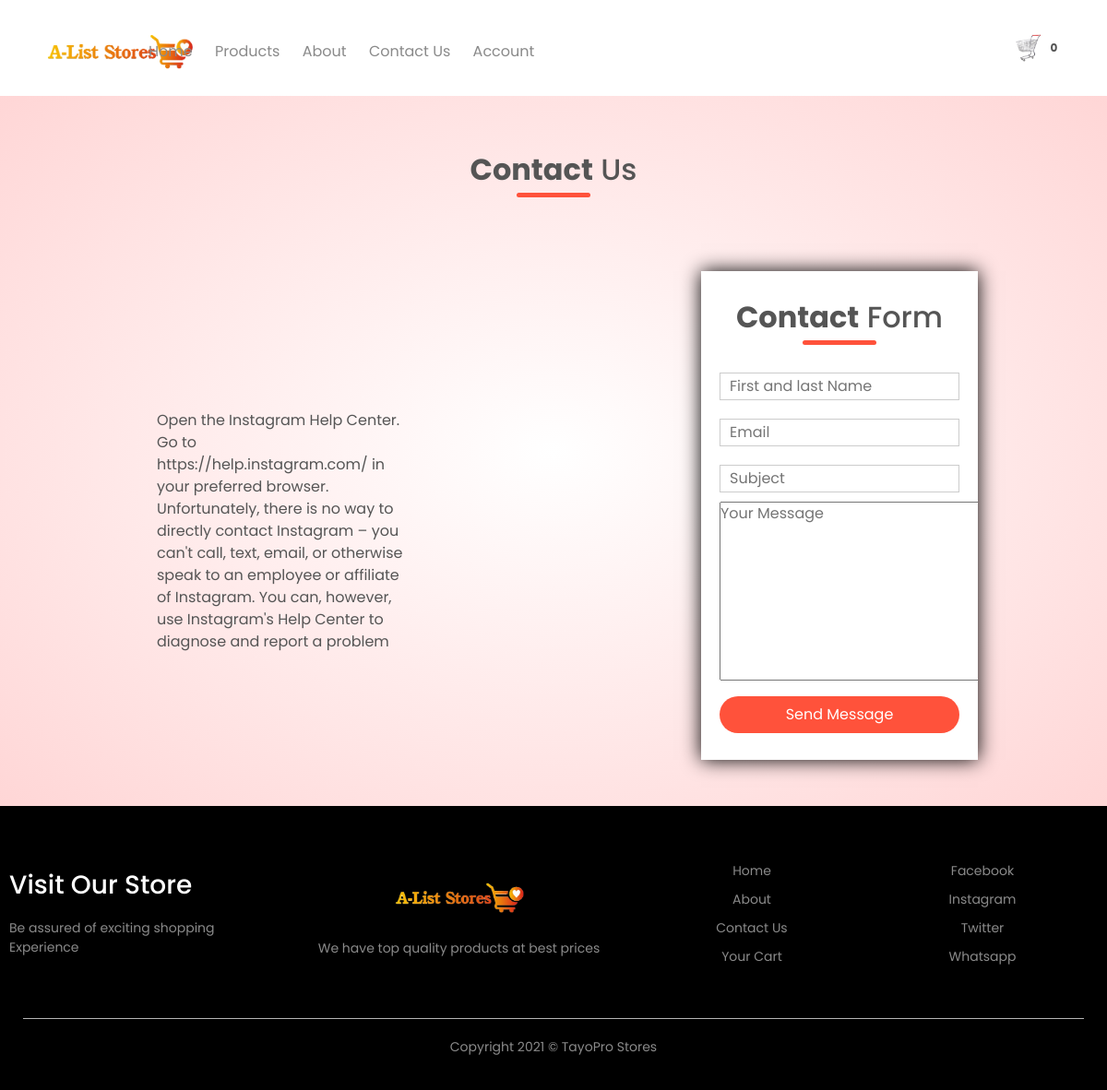
Page /contact/ on the committed database.
### home/models.py (models this page shows, shortened)
class Setting (models.Model):
    STATUS = (
        ('True', 'True'),
        ('False', 'False'),
    )
    title = models.CharField (max_length=100)
    keywords = models.CharField (max_length=255)
    description = models.CharField (max_length=255, null=True)
    company = models.CharField (max_length=50, null=True)
    address = models.CharField (max_length=50, null=True)
    phone = models.CharField (null=True, max_length=15)
    email = models.CharField (blank=True, max_length=50)
    icon = models.ImageField (blank=True, null=True, upload_to = 'images/')
    logo = models.ImageField (blank=True, null=True, upload_to = 'images/')
    cart_icon = models.ImageField (blank=True, null=True, upload_to = 'images/')
    menu_icon = models.ImageField (blank=True, null=True, upload_to = 'images/')
    facebook = models.CharField (blank=True, max_length=50)
    instagram = models.CharField (blank=True, max_length=50)
    twitter = models.CharField (blank=True, max_length=50)
    created_at = models.DateTimeField (auto_now_add=True)
    updated_at = models.DateTimeField (auto_now=True)
    about = RichTextUploadingField (blank=True)
    about2 = RichTextUploadingField (blank=True, default = 'This is Alist Store. The store with the best of the best products to offer.')
    contact = RichTextUploadingField (blank=True)
    status = models.CharField (max_length=10, choices=STATUS)

### home/views.py (the view)
# urls.py: path('contact/', views.contact, name= 'contact'),
def contact (request):
    if request.method == 'POST':
        form = ContactForm(request.POST)
        if form.is_valid():
            form.save()
            messages.success(request, "Your message has been sent! Our Customer Service Team will reach you soon.")
            return redirect ('/contact')
    setting = Setting.objects.get(pk=1)
    form = ContactForm
    brands = Brand.objects.all()
    context = {'setting': setting,
                'form': form,
                'brands': brands,
    }
    return render (request, 'contact.html', context)

### home/context_processor.py (called while the page is built)
def cartcount(request):
    cartcount = ShopCart.objects.filter(order_placed=False).filter(user__username=request.user.username)
    total_quantity = 0
    for item in cartcount:
        total_quantity += item.quantity
    context = {'itemcount': total_quantity}
    return context

### home/templates/contact.html (shortened to what this page needs)
{% extends 'base.html' %}
{% block header %} {% include "acheader.html" %} {% endblock header %}
{% block content %}
<div class="account-page">
    <div class="container">
        <h2 class="title"><strong>Contact</strong> Us</h2>
        <div class="row">
            <div class="col-2" style="padding-top: 50px;">
                {{setting.contact|safe}}
            </div>
            <div class="col-2">
                <div class="form-container" style="height: 530px;">
                    <h2 class="title"><strong>Contact</strong> Form</h2>
                    <form  action="{% url 'contact' %}" method="POST">
                        <input type="text" placeholder="First and last Name" name="name">
                        <input type="email" placeholder="Email" name="email">
                        <input type="text" placeholder="Subject" name="subject">
                        <textarea name="message" placeholder="Your Message" cols="30" rows="8"></textarea>
                        <button type="submit" class="buttons">Send Message</button>
                    </form>
                </div>
            </div>
        </div>
    </div>
</div>
{% endblock content %}
{% block footer %}  {% include "footer.html" %} {% endblock footer %}

### users/templates/acheader.html (shortened to what this page needs)
<div class="container">
    <div class="header">
        <div class="logo">
            <a href="{% url 'index' %}"><img src="{{setting.logo.url}}" alt="company logo here"></a>
        </div>
        <div class="navbar">
            <ul id="MenuItems">
                    <li><a href="{% url 'index' %}">Home</a></li>
                    <li><a href="{% url 'category' %}">Products</a></li>
                {% if user.id is not None %}
                    <li><a href="{% url 'user' %}"><img src="{{profile.image.url}}" alt="" style="border-radius: 30px; height:50px"></a></li>
                    <li>
                       welcome!<a href="{% url 'user' %}">
                            {% if request.user.first_name %}
                                <p><strong> {{request.user.first_name}}</strong></p>
                            {% else %}
                                <p><strong>{{request.user.username}}</strong></p>
                            {% endif %}
                       </a>
                    <li><a href="{% url 'logoutfunc' %}">Logout</a></li>
                    <li><a href="">Change Password</a></li>
                {% else %}
                    <li><a href="{% url 'about' %}">About</a></li>
                    <li><a href="{% url 'contact' %}">Contact Us</a></li>
                    <li><a href="{% url 'accountform' %}">Account</a></li>
                {% endif %}
            </ul>
        </div>
        <a href="{% url 'order:shopcart' %}"><img src="{{setting.cart_icon.url}}" alt="shop cart" width="30px" height="30px">
            {% if itemcount > 0 %}
                <span class="badge red z-depth-1 mr-1">{{ itemcount }}</span>
            {% else %}
                <span class="badge red z-depth-1 mr-1">0</span>
            {% endif %}
        </a>
    </div>
</div>

### home/templates/footer.html
 <div class="footer">
    <div class="container">
        <div class="row">
            <div class="footer-col-1">
                <h3>Visit Our Store</h3>
                <p>Be assured of exciting shopping Experience </p>
            </div>
            <div class="footer-col-2">
                <a href="{% url 'index' %}"><img src="{{setting.logo.url}}"></a>
                <p>We have top quality products at best prices</p>
            </div>
            <div class="footer-col-3">
                <ul>
                    <li><a href="{% url 'index' %}">Home</a></li>
                    <li><a href="{% url 'about' %}">About</a></li>
                    <li><a href="{% url 'contact' %}">Contact Us</a></li>
                    <li><a href="{% url 'order:shopcart' %}">Your Cart</a></li>
                </ul>
            </div>
            <div class="footer-col-4">
                <ul>
                    <li><a href="">Facebook</a></li>
                    <li><a href="">Instagram</a></li>
                    <li><a href="">Twitter</a></li>
                    <li><a href="">Whatsapp</a></li>
                </ul>
            </div>
        </div>
        <hr>
        <p class="copyright">Copyright 2021 &copy; TayoPro Stores</p>
    </div>
</div>

### home/static/css/main1.css (style rules this page uses)
* { padding: 0; margin: 0; box-sizing: border-box; }
body { font-family: 'Poppins', sans-serif; }
.container { max-width: 1300px; margin: auto; padding: 0 25px; }
.header { display: flex; align-items: center; padding: 20px; }
.logo { width: 100px; }
.logo img { width: 170px; }
.navbar { flex: 1; text-align: right; }
.navbar li { display: inline-block; margin-right: 20px; }
a { text-decoration: none; color: #555; }
p { color: #555; }
.row { display: flex; align-items: center; flex-wrap: wrap; justify-content: space-around; }
.col-2 { flex-basis: 50%; min-width: 300px; }
.buttons { display: inline-block; background: #ff523b; color: white; text-decoration: none; padding: 8px 30px; margin: 30px 0; border-radius: 30px; }
.title { text-align: center; margin: 0 auto 80px; position: relative; line-height: 60px; color: #555; }
.title::after { content: ''; background: #ff523b; width: 80px; height: 5px; border-radius: 5px; position: absolute; bottom: 0; left: 50%; transform: translateX(-50%); }
.footer { background: black; color: #8a8a8a; font-size: 14px; padding: 60px 0 20px; }
.footer p { color: #8a8a8a; }
.footer h3 { color: white; margin-bottom: 20px; }
.footer-col-1, .footer-col-2, .footer-col-3, .footer-col-4 { min-width: 250px; margin-bottom: 20px; }
.footer-col-1 { flex-basis: 25%; }
.footer-col-2 { flex: 1; text-align: center; }
.footer-col-2 img { width: 150px; margin-bottom: 20px; }
.footer-col-3, .footer-col-4 { flex-basis: 20%; text-align: center; }
ul { list-style-type: none; }
ul li { margin-bottom: 10px; }
ul a { text-decoration: none; color: #8a8a8a; }
.footer hr { border: none; background: #b5b5b5; height: 1px; margin: 20px 0; }
.copyright { text-align: center; }
.account-page { padding: 50px 0px; background: radial-gradient(#fff, #ffd6d6); }
.form-container { background: white; width: 300px; height: 470px; position: relative; text-align: center; padding: 20px 0; margin: auto; box-shadow: 0 0 20px 0 black; overflow: hidden; }
.form-container form { max-width: 300px; padding: 0 20px; position: absolute; top: 100px; transition: 1s; }
form input { width: 100%; height: 30px; margin: 10px 0; padding: 0 10px; border: 1px solid #ccc; }
form .buttons { width: 100%; border: none; cursor: pointer; margin: 10px 0; }

### rows in the picture
Setting: logo (picture), cart_icon (picture), contact "Open the Instagram Help Center. Go to https://help.instagram.com/ in your preferred browser. Unfortunately, there is no way to directly contact Instagram – you can't call, text, email, or otherwise speak to an employee or affiliate of Instagram. You can, however, use Instagram's Help Center to diagnose and report a problem"
